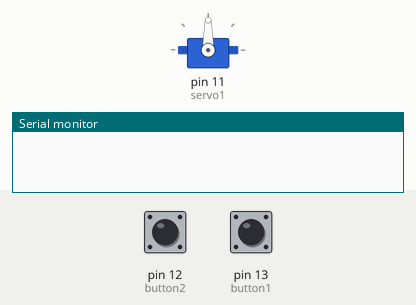
Recording of a sketch running on a simulated Arduino Uno, built with avr-gcc and run on an emulated ATmega328P. Parts: servo, the last lines printed to the serial monitor. Inputs (shaded band) come from the test bench; at power-on: pin 12 (button2) LOW, pin 13 (button1) LOW.

Above: at 1.2 s.
1.3 s: pin 12 (button2) pulled HIGH for 0.15 s
At 2.2 s:
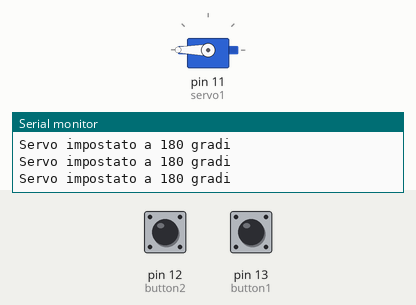
2.9 s: pin 13 (button1) pulled HIGH for 0.15 s
At 3.4 s:
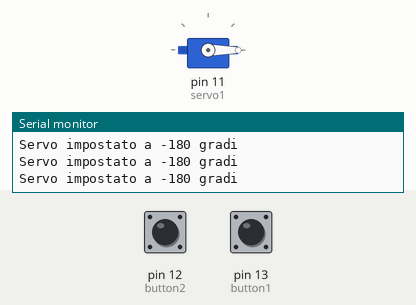
4.5 s: pin 12 (button2) pulled HIGH for 1 s
At 5.8 s:
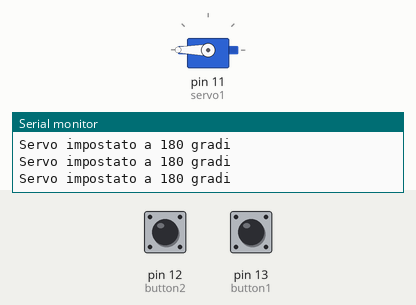
7.0 s: pin 13 (button1) pulled HIGH for 1 s
At 7.7 s:
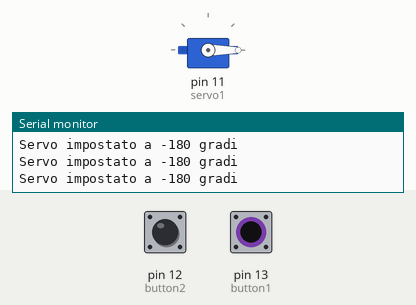
9.5 s: pin 12 (button2) driven HIGH and pin 13 (button1) driven HIGH
At 10.8 s:
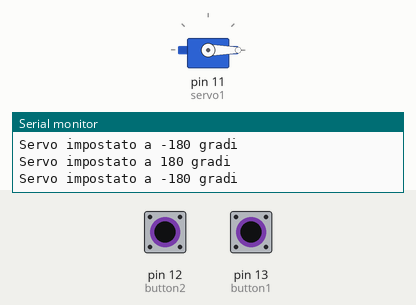
12.5 s: pin 13 (button1) driven LOW
At 13.6 s:
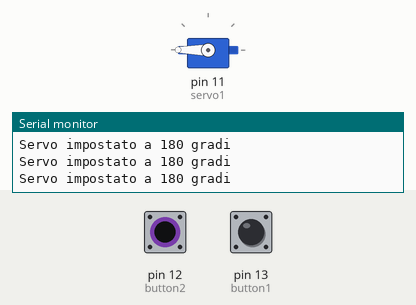
Timing chart, 0 to 15.5 s (numbered marks = the images above; inputs shaded):
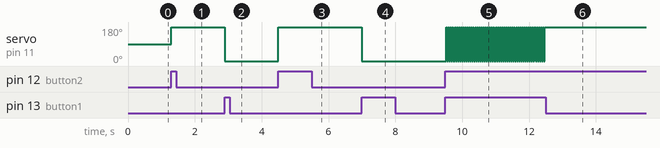

Measured:
- after the input at 1.3 s, servo on pin 11 (servo1): 90° → 180° at once
- after the input at 2.9 s, servo on pin 11 (servo1): 180° → 0° at once
- after the input at 4.5 s, servo on pin 11 (servo1): 0° → 180° at once
- after the input at 7.0 s, servo on pin 11 (servo1): 180° → 0° at once
- after the input at 9.5 s, servo on pin 11 (servo1): alternates 180° for 0.03 s and 0° for 0.03 s, starting at once
- after the input at 12.5 s, servo on pin 11 (servo1): stops changing and stays 180°

The sketch:

ServoMotore2Button.ino
```cpp
// Includo la libreria Servo.h

#include <Servo.h>

// Dichiarazione pin input

int button1 = 13;
int button2 = 12;

int state1 = 0;
int state2 = 0;

// Dichiarazione servo 1

int servo1 = 11;
Servo servo;

// setup

void setup() {

  // Pin input

  pinMode(button1, INPUT);
  pinMode(button2, INPUT);

  // Pin servo 1

  servo.attach(servo1);
  Serial.begin(9600);

}

// loop

void loop() {

  // Asseganzione stati ai tasti

  state1 = digitalRead(button1);
  state2 = digitalRead(button2);

  // Tasto 1 premuto

  if (state1 == 1) {

    // Servo impostato a -180

    servo.write(-180);
    Serial.println("Servo impostato a -180 gradi");

  }

  // Tasto 2 premuto

  if (state2 == 1) {

    // Servo impostato a 180

    servo.write(180);
    Serial.println("Servo impostato a 180 gradi");

  }

}
```
